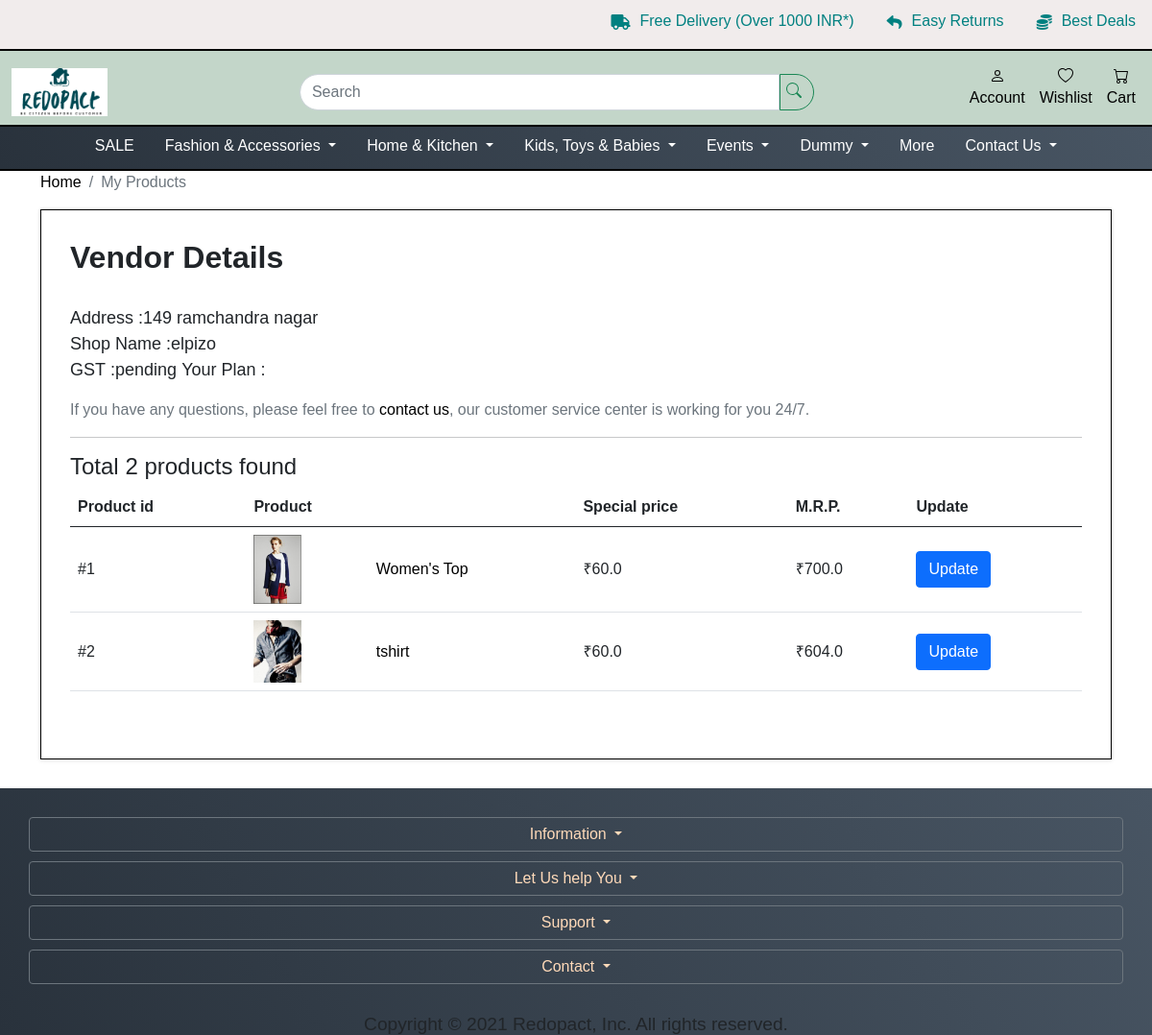
Before: /viewmyproducts/ (signed in) with the older database file.
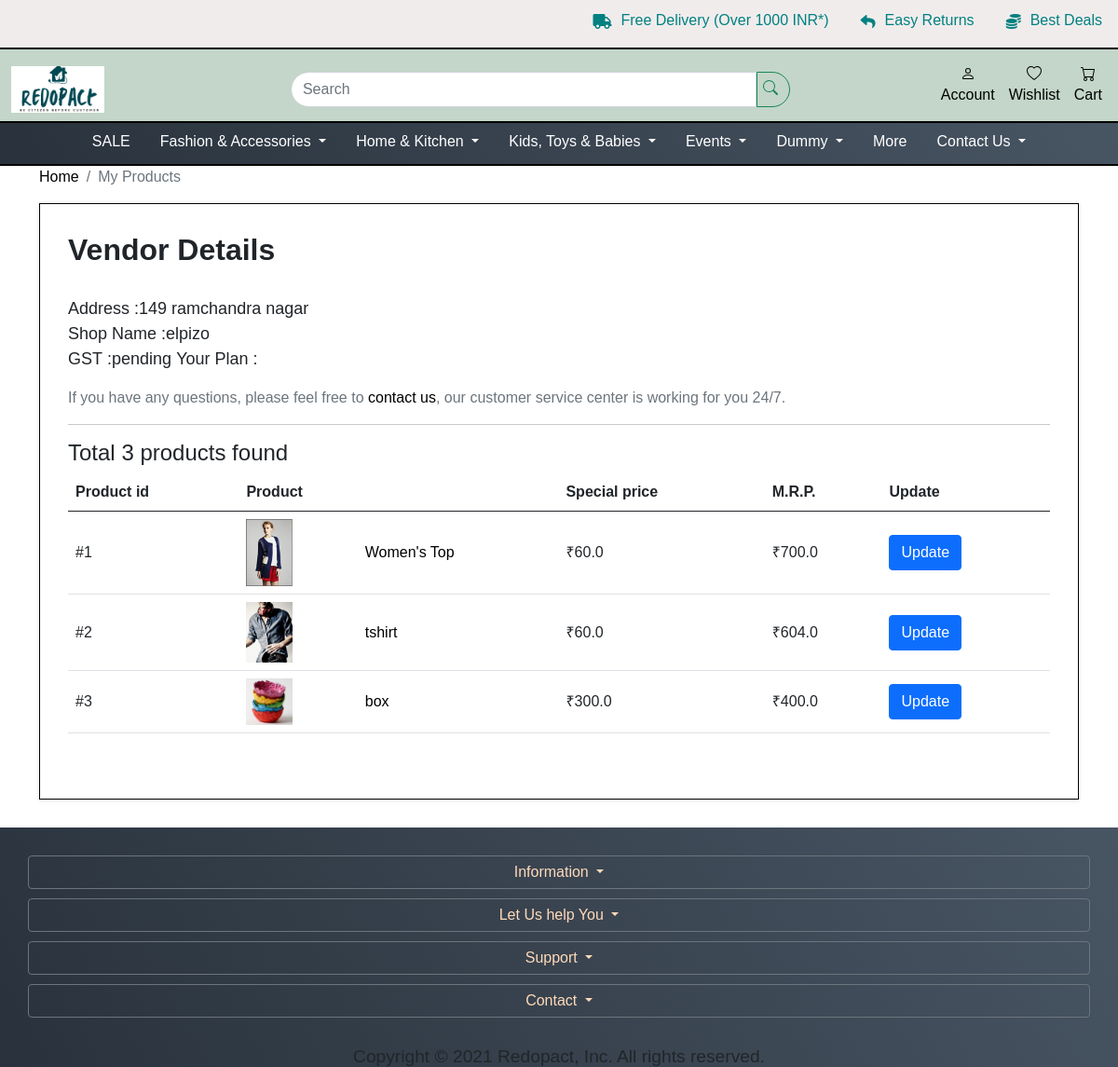
After: the same page with the newer database file.
### shop/models.py (models this page shows)
class Product(models.Model):
    vendor = models.ForeignKey(VendorAccount, on_delete=models.DO_NOTHING)
    name = models.CharField(max_length=50)
    subcategory2 = models.ForeignKey(SubCategory2, on_delete=models.CASCADE, null=True, blank=True)
    size = models.CharField(max_length=50, null=True, blank=True)
    color = models.CharField(max_length=50, null=True, blank=True)
    product_for = models.CharField(max_length=7, choices=PRODUCTFOR_CHOICES, default='general')
    brand = models.CharField(max_length=50, null=True)
    tags = models.CharField(max_length=500, null=True, blank=True, default="blanktag")
    material = models.CharField(max_length=500, null=True, blank=True, default="blanktag")
    slug = models.SlugField(max_length=60, unique=True)
    in_stock = models.BooleanField(default=False)
    discount = models.IntegerField(null=True, blank=True)
    stock = models.IntegerField(null=True, blank=True)
    mrp = models.FloatField(default=60.00, null=True, blank=True)
    special_price = models.FloatField(null=True,blank=True)
    our_price = models.FloatField(null=True,blank=True)
    description = RichTextField(null=True, blank=True, )
    short_description = RichTextField(null=True, blank=True, )
    weight = models.FloatField(default=5.00, null=True)
    length= models.FloatField(default=50.00, null=True)
    width = models.FloatField(default=50.00, null=True)
    height = models.FloatField(default=50.00, null=True)
    pub_date = models.DateField(null=True, blank=True, )
    is_recycle = models.BooleanField(default=False)
    is_upcycle = models.BooleanField(default=False)
    is_ecofriendly = models.BooleanField(default=False)
    image = models.ImageField(upload_to=get_uplaod_file_name, default="")
    image2 = models.ImageField(upload_to=get_uplaod_file_name, null=True, blank=True, )
    image3 = models.ImageField(upload_to=get_uplaod_file_name, null=True, blank=True, )
    def __str__(self):
        return self.name

### shop/views.py (the view)
# urls.py: path('viewmyproducts/', views.viewmyproducts, name='viewmyproducts'),
@login_required(login_url="../login")
def viewmyproducts(request):
    if request.user.is_Vendor == True:
        vendor = getvendor(email=request.user.email)
        products = Product.objects.filter(vendor=vendor)
        params = {'products': products, 'vendor': vendor}
        print(params)
        print(vendor)
        return render(request, 'shop/myproduct.html', params)
    else:
        return render(request, "shop/unauthorized.html")

### account/models.py (called while the page is built)
    def __str__(self):
        return self.shop_name

### shop/views.py (called while the page is built)
def getvendor(email):
    vendor = VendorAccount.objects.get(email=email)
    return vendor

### shop/templates/shop/myproduct.html (shortened to what this page needs)
{% extends 'general/base.html' %}
{%load static%}
{% block head%}
    <link rel="stylesheet" href="{%static 'shop/css/styles_navbar_Responsive.css'%}">
    <link rel="stylesheet" href="https://unpkg.com/flickity@2/dist/flickity.min.css">
    <link rel="stylesheet" href="{%static 'shop/css/myproducts.css'%}">
{% endblock %}
{% block body%}
    <div id="all">
      <div id="content">
        <div class="container">
          <div class="row">
            <div class="col-lg-12">
              <nav aria-label="breadcrumb">
                <ol class="breadcrumb">
                  <li class="breadcrumb-item"><a href="../">Home</a></li>
                  <li aria-current="page" class="breadcrumb-item active">My Products</li>
                </ol>
              </nav>
            </div>
            <div id="customer-order" class="col-lg-12">
              <div class="box">
                <h1>Vendor Details</h1>
                <p class="lead">
                  <b>Address</b> :{{vendor.shop_add}} <br>
                  <b>Shop Name</b> :{{vendor.shop_name}} <br>
                  <b>GST</b> :{{vendor.gst}}           <b>Your Plan</b> :{{vendor.plan}}</p>
                <p class="text-muted">If you have any questions, please feel free to <a href="../contactus">contact us</a>, our customer service center is working for you 24/7.</p>
                <hr>
                <h4>Total {{products|length}} products found </h4>
                <div class="table-responsive mb-4">
                  <table class="table">
                    <thead>
                      <tr>
                        <th>Product id</th>
                        <th colspan="2">Product</th>
                        <th>Special price</th>
                        <th>M.R.P.</th>
                        <th>Update</th>
                      </tr>
                    </thead>
                    <tbody>
                    {%for product in products%}
                      <tr>
                        <td>#{{product.id}}</td>
                        <td><a href="../updateproduct/{{product.id}}"><img src="/media/{{product.image}}" alt="{{product.name}}"></a></td>
                        <td><a href="../updateproduct/{{product.id}}">{{product.name}}</a></td>
                        <td>₹{{product.special_price}}</td>
                        <td>₹{{product.mrp}}</td>
                        <td><a href="../updateproduct/{{product.id}}" class="btn btn-primary">Update</a></td>
                      </tr>
                    {%endfor%}
                    </tbody>
                  </table>
                </div>
              </div>
            </div>
          </div>
        </div>
      </div>
    </div>
{% endblock %}

Changed rows visible on the page:
added Product: id "3", image (picture), name "box", special_price "300.0", mrp "400.0"
Other visible differences:
{{ products|length }}: "2" → "3"
